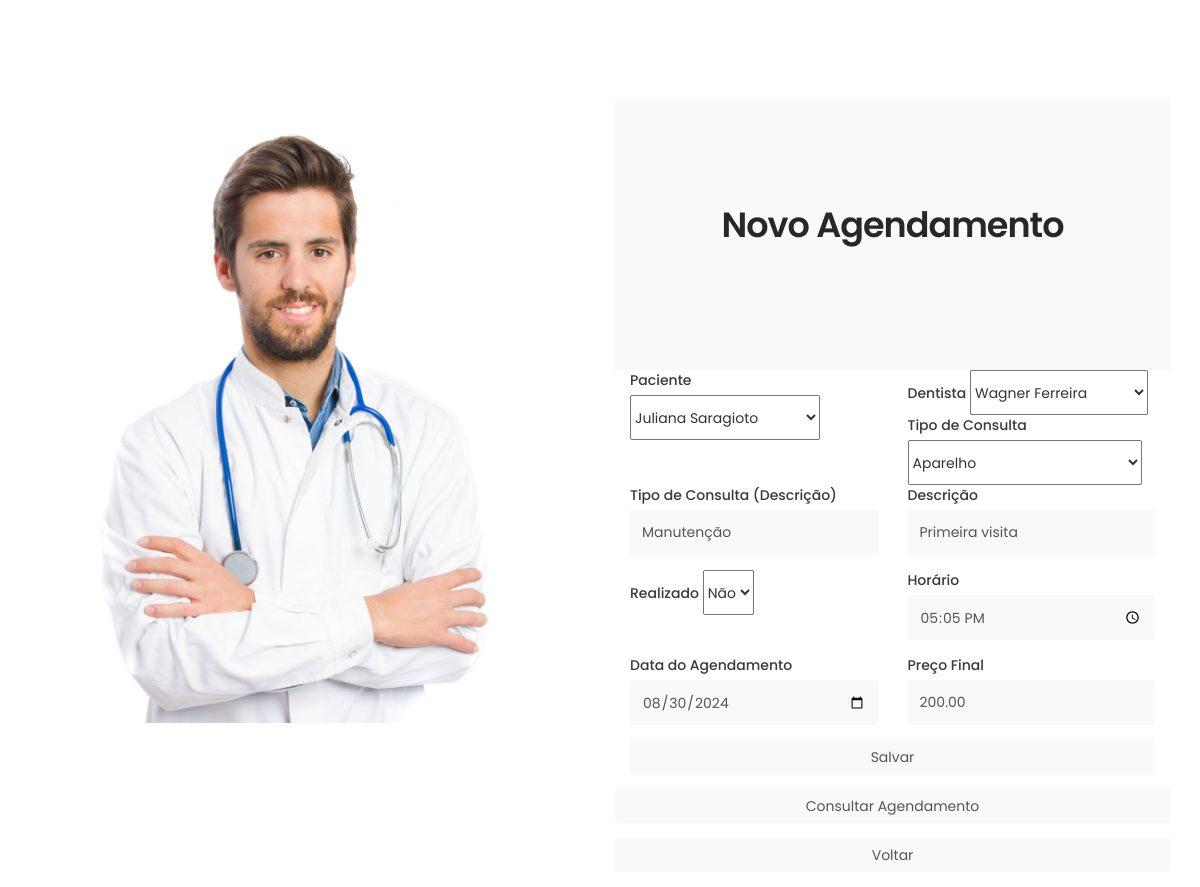
The app's page /Login/agendamento_form.php?id=0 with its own data.
### tables this page shows
CREATE TABLE `agendamento` (
  `id_agenda` int(11) NOT NULL,
  `id_secretaria` int(11) DEFAULT NULL,
  `id_paciente` int(11) DEFAULT NULL,
  `id_tipo_consulta` int(11) DEFAULT NULL,
  `id_dentista` int(11) DEFAULT NULL,
  `tipo_consulta` varchar(50) DEFAULT NULL,
  `descricao` varchar(50) DEFAULT NULL,
  `realizado` char(1) DEFAULT NULL,
  `horario` time DEFAULT NULL,
  `dt_agenda` date DEFAULT NULL,
  `preco_final_agendamento` decimal(5,2) DEFAULT NULL
);

CREATE TABLE `paciente` (
  `id_paciente` int(11) NOT NULL,
  `nome` varchar(50) DEFAULT NULL,
  `cpf` char(11) DEFAULT NULL,
  `dt_nascimento` date DEFAULT NULL,
  `telefone` varchar(20) DEFAULT NULL,
  `sexo` char(1) DEFAULT NULL
);

CREATE TABLE `dentista` (
  `id_dentista` int(11) NOT NULL,
  `nome` varchar(50) DEFAULT NULL,
  `sexo` char(1) DEFAULT NULL,
  `telefone` varchar(11) DEFAULT NULL,
  `email` varchar(50) DEFAULT NULL
);

CREATE TABLE `tipo_consulta` (
  `id_tipo_consulta` int(11) NOT NULL,
  `preco` decimal(5,2) DEFAULT NULL,
  `descricao` varchar(100) DEFAULT NULL
);

### Login/agendamento_form.php (the view, shortened to what this page needs)
<?php
include '../conexao.php';
$id_agenda = $id_paciente = $id_dentista = $id_tipo_consulta = $tipo_consulta = $descricao = $realizado = $horario = $dt_agenda = $preco_final_agendamento = '';
if (isset($_GET['id'])) {
    $id_agenda = $_GET['id'];
    $sql = "SELECT * FROM agendamento WHERE id_agenda = $id_agenda";
    $result = $mysqli->query($sql);
    if ($result->num_rows > 0) {
        $row = $result->fetch_assoc();
        $id_paciente = $row['id_paciente'];
        $id_dentista = $row['id_dentista'];
        $id_tipo_consulta = $row['id_tipo_consulta'];
        $tipo_consulta = $row['tipo_consulta'];
        $descricao = $row['descricao'];
        $realizado = $row['realizado'];
        $horario = $row['horario'];
        $dt_agenda = $row['dt_agenda'];
        $preco_final_agendamento = $row['preco_final_agendamento'];
    }
}
$dentistas = [];
$sql = "SELECT id_dentista, nome FROM dentista";
$result = $mysqli->query($sql);
if ($result->num_rows > 0) {
    while ($row = $result->fetch_assoc()) {
        $dentistas[] = $row;
    }
}
$pacientes = [];
$sql = "SELECT id_paciente, nome FROM paciente";
$result = $mysqli->query($sql);
if ($result->num_rows > 0) {
    while ($row = $result->fetch_assoc()) {
        $pacientes[] = $row;
    }
}
$tipos_consulta = [];
$sql = "SELECT id_tipo_consulta, descricao FROM tipo_consulta";
$result = $mysqli->query($sql);
if ($result->num_rows > 0) {
    while ($row = $result->fetch_assoc()) {
        $tipos_consulta[] = $row;
    }
}
?>
<!DOCTYPE html>
<html lang="pt-br">
<head>
    <link rel="stylesheet" href="../css/bootstrap.min.css">
    <link rel="stylesheet" href="../css/font-awesome.min.css">
    <link rel="stylesheet" href="../css/animate.css">
    <link rel="stylesheet" href="../css/owl.carousel.css">
    <link rel="stylesheet" href="../css/owl.theme.default.min.css">
    <link rel="stylesheet" href="../css/tooplate-style.css">
</head>
<body>
    <section id="appointment" data-stellar-background-ratio="3">
        <div class="container">
            <div class="row">
                <div class="col-md-6 col-sm-6">
                    <img src="../images/appointment-image.jpg" class="img-responsive" alt="">
                </div>
                <div class="col-md-6 col-sm-6">
                    <form id="appointment-form" role="form" method="post">
                        <div class="section-title wow fadeInUp" data-wow-delay="0.4s" id="news">
                            <h2><?php echo $id_agenda ? 'Editar Agendamento' : 'Novo Agendamento'; ?></h2>
                        </div>
                        <div class="wow fadeInUp" data-wow-delay="0.8s">
                            <div class="col-md-6 col-sm-6">
                                <label for="id_paciente">Paciente</label>
                                <select class="form-select" id="id_paciente" name="id_paciente" required>
                                    <?php foreach ($pacientes as $paciente): ?>
                                        <option value="<?php echo $paciente['id_paciente']; ?>" <?php echo $id_paciente == $paciente['id_paciente'] ? 'selected' : ''; ?>>
                                            <?php echo $paciente['nome']; ?>
                                        </option>
                                    <?php endforeach; ?>
                                </select>
                            </div>
                            <div class="col-md-6 col-sm-6">
                                <label for="id_dentista">Dentista</label>
                                <select class="form-select" id="id_dentista" name="id_dentista" required>
                                    <?php foreach ($dentistas as $dentista): ?>
                                        <option value="<?php echo $dentista['id_dentista']; ?>" <?php echo $id_dentista == $dentista['id_dentista'] ? 'selected' : ''; ?>>
                                            <?php echo $dentista['nome']; ?>
                                        </option>
                                    <?php endforeach; ?>
                                </select>
                            </div>
                            <div class="col-md-6 col-sm-6">
                                <label for="id_tipo_consulta">Tipo de Consulta</label>
                                <select class="form-select" id="id_tipo_consulta" name="id_tipo_consulta" required>
                                    <?php foreach ($tipos_consulta as $tipo): ?>
                                        <option value="<?php echo $tipo['id_tipo_consulta']; ?>" <?php echo $id_tipo_consulta == $tipo['id_tipo_consulta'] ? 'selected' : ''; ?>>
                                            <?php echo $tipo['descricao']; ?>
                                        </option>
                                    <?php endforeach; ?>
                                </select>
                            </div>
                            <div class="col-md-6 col-sm-6">
                                <label for="tipo_consulta">Tipo de Consulta (Descrição)</label>
                                <input type="text" class="form-control" id="tipo_consulta" name="tipo_consulta" value="<?php echo $tipo_consulta; ?>" required>
                            </div>
                            <div class="col-md-6 col-sm-6">
                                <label for="descricao">Descrição</label>
                                <input type="text" class="form-control" id="descricao" name="descricao" value="<?php echo $descricao; ?>" required>
                            </div>
                            <div class="col-md-6 col-sm-6">
                                <label for="realizado">Realizado</label>
                                <select class="form-select" id="realizado" name="realizado" required>
                                    <option value="N" <?php echo $realizado == 'N' ? 'selected' : ''; ?>>Não</option>
                                </select>
                            </div>
                            <div class="col-md-6 col-sm-6">
                                <label for="horario">Horário</label>
                                <input type="time" class="form-control" id="horario" name="horario" value="<?php echo $horario; ?>" required>
                            </div>
                            <div class="col-md-6 col-sm-6">
                                <label for="dt_agenda">Data do Agendamento</label>
                                <input type="date" class="form-control" id="dt_agenda" name="dt_agenda" value="<?php echo $dt_agenda; ?>" required>
                            </div>
                            <div class="col-md-6 col-sm-6">
                                <label for="preco_final_agendamento">Preço Final</label>
                                <input type="number" step="0.01" class="form-control" id="preco_final_agendamento" name="preco_final_agendamento" value="<?php echo $preco_final_agendamento; ?>" required>
                            </div>
                            <div class="col-md-12 col-sm-12">
                                <button type="submit" class="form-control" id="save" name="save">Salvar</button>
                            </div>
                        </div>
                    </form>
                    <form method="get" action="consulta_agendamento.php">
                        <button type="submit" class="form-control">Consultar Agendamento</button>
                    </form>
                    <form method="get" action="tela_funcionario.php">
                        <button type="submit" class="form-control">Voltar</button>
                    </form>
                </div>
            </div>
        </div>
    </section>
</body>
</html>

### css/tooplate-style.css (style rules this page uses)
body { background: #ffffff; font-family: 'Poppins', sans-serif; overflow-x: hidden; }
h1,h2,h3,h4,h5,h6 { font-weight: 600; line-height: inherit; }
h1,h2,h3,h4 { letter-spacing: -1px; }
h2 { color: #272727; font-size: 3em; padding-bottom: 10px; }
html { -webkit-font-smoothing: antialiased; }
.section-title { padding-bottom: 20px; }
.section-title h2 { margin-top: 0; }
#about, #team, #news, #news-detail { position: relative; padding-top: 100px; padding-bottom: 100px; }
#news, #service { text-align: center; }
#news, #news-detail { background: #f9f9f9; }
#appointment { padding-top: 100px; }
#appointment label { color: #393939; font-weight: 500; }
#appointment .form-control { background: #f9f9f9; border: none; border-radius: 3px; box-shadow: none; font-size: 14px; font-weight: normal; margin-bottom: 15px; transition: all ease-in-out 0.4s; }
#appointment input, #appointment select { height: 45px; }
@media only screen and (max-width: 1200px) { h2 { font-size: 2.5em; } }

### records on screen
agendamento: id_paciente "Juliana Saragioto", id_dentista "Wagner Ferreira", id_tipo_consulta "Aparelho", tipo_consulta "Manutenção", descricao "Primeira visita", realizado "Não", horario "17:05:00", dt_agenda "08/30/2024", preco_final_agendamento "200.00"
